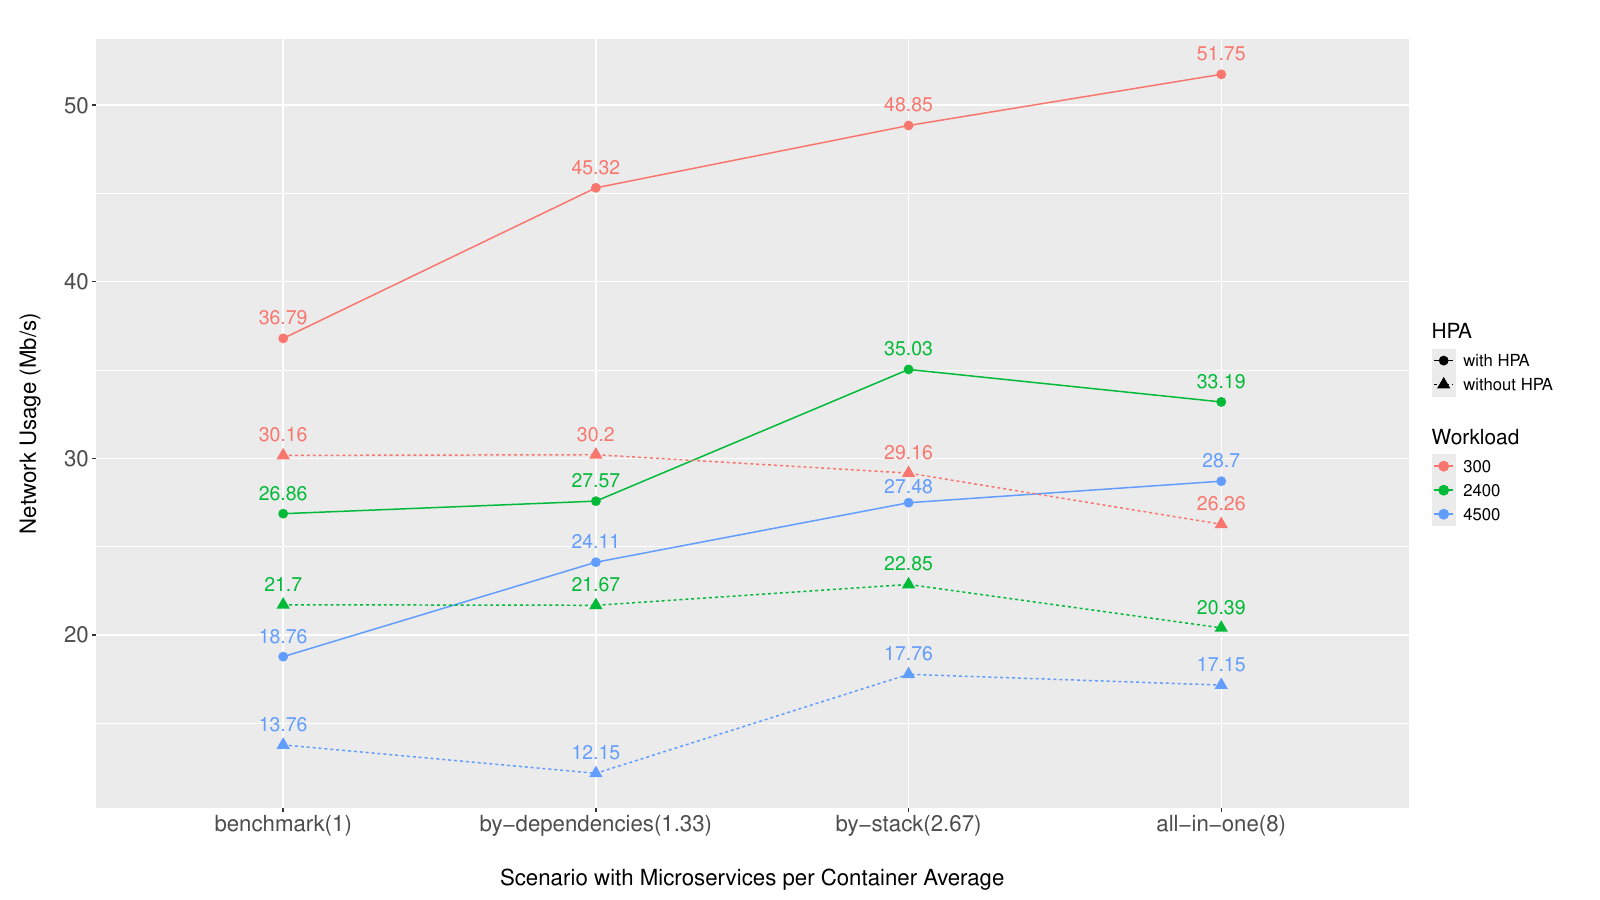

Recreate this plot in R.
setwd("~/Documentos/Dev/microservices-container-grouping/experiments_results/graphics_and_tables_consolidated/resources")
# Carregar pacotes necessários
library(ggplot2)
library(dplyr)
library(tidyr)
library(ggrepel)

# Criar o dataframe com os dados fornecidos
data_network <- data.frame(
  workload = c(300, 300, 300, 300, 2400, 2400, 2400, 2400, 4500, 4500, 4500, 4500),
  workload_desc = c("Low (300 users)", "Low (300 users)", "Low (300 users)", "Low (300 users)",
                    "Medium (2400 users)", "Medium (2400 users)", "Medium (2400 users)", "Medium (2400 users)",
                    "High (4500 users)", "High (4500 users)", "High (4500 users)", "High (4500 users)"),
  scenario = c("benchmark", "all-in-one", "by-stack", "by-dependencies",
               "benchmark", "all-in-one", "by-stack", "by-dependencies",
               "benchmark", "all-in-one", "by-stack", "by-dependencies"),
  Microservices_per_Container_Average = c(1.00, 8.00, 2.67, 1.33, 1.00, 8.00, 2.67, 1.33, 1.00, 8.00, 2.67, 1.33),
  Network_without_HPA = c(30.16, 26.26, 29.16, 30.20, 21.70, 20.39, 22.85, 21.67, 13.76, 17.15, 17.76, 12.15),
  Network_with_HPA = c(36.79, 51.75, 48.85, 45.32, 26.86, 33.19, 35.03, 27.57, 18.76, 28.70, 27.48, 24.11)
)

# Transformar os dados em formato longo para ggplot
data_long_network <- data_network %>%
  pivot_longer(cols = c(Network_without_HPA, Network_with_HPA), 
               names_to = "HPA", 
               values_to = "Network_Mb_s") %>%
  mutate(HPA = recode(HPA, "Network_without_HPA" = "without HPA", "Network_with_HPA" = "with HPA"))

# Criar uma nova coluna combinando cenário e média de microservices por container
data_long_network <- data_long_network %>%
  mutate(Scenario_Microservices = paste(scenario, "(", Microservices_per_Container_Average, ")", sep = ""),
         Scenario_Microservices = factor(Scenario_Microservices, levels = unique(Scenario_Microservices[order(Microservices_per_Container_Average)])))


# Gerar o gráfico
fig<-ggplot(data_long_network, aes(x = Scenario_Microservices, y = Network_Mb_s, color = factor(workload), shape = HPA)) +
  geom_point(size = 3) +
  geom_line(aes(linetype = HPA, group = interaction(workload, HPA))) +
  geom_text_repel(aes(label = round(Network_Mb_s, 2)), vjust = -1, size = 5, show_guide  = FALSE) +  # Adicionar os valores dos pontos com repel para evitar sobreposição
  labs(
    #title = "Network Usage with and without HPA vs Scenario with Microservices per Container Average",
       x = "Scenario with Microservices per Container Average",
       y = "Network Usage (Mb/s)",
       color = "Workload",
       shape = "HPA",
       linetype = "HPA") +
  theme(plot.title = element_text(hjust = 0.5, vjust = 5, size = 20),
        strip.text = element_text(size= 16),
        plot.margin = unit(c(1,1,1,1), "cm"),
        axis.text = element_text(size = 16),
        #axis.text.x = element_text(angle = -45),
        legend.title = element_text(size = 15),
        legend.text = element_text(size = 12),
        axis.title = element_text(size = 16),
        axis.title.y=element_text(vjust=5),
        axis.title.x=element_text(vjust=-5))



fig
pdf_file = paste("resume_network_consumption.pdf",sep = "")
pdf(pdf_file, width = 16, height = 9)
print(fig)
dev.off()


